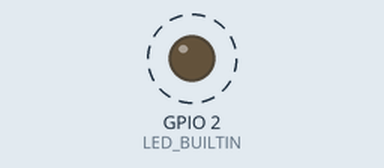
This sketch was run on a simulated ESP32. Parts: output pins drawn as LEDs (lit = HIGH). Dashed ring = blinking. WiFi joins after 1.5 s; servers stay silent unless stated; what the sketch prints to the serial monitor is not drawn.

Above: at 2.0 s.
Timing chart, 0 to 6.1 s (numbered marks = the images above):
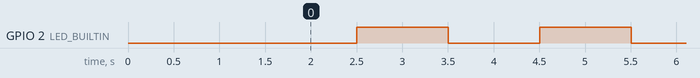

Measured:
- by itself, GPIO 2 (LED_BUILTIN): alternates HIGH for 1.0 s and LOW for 1.0 s

The sketch:

diy13-3-2.ino
```cpp
#include <WiFi.h>
#include <ArduinoOTA.h>

const char* ssid = "Wi-Fi網路名稱";
const char* password = "Wi-Fi密碼";

void setup() {
  Serial.begin(115200);
  pinMode(LED_BUILTIN, OUTPUT);  // 內建的LED腳設成輸出模式
  WiFi.mode(WIFI_STA);
  WiFi.begin(ssid, password);
  while (WiFi.waitForConnectResult() != WL_CONNECTED) {
    Serial.println(".");
    delay(500);
  }
  Serial.print("IP位址：");
  Serial.println(WiFi.localIP());

  ArduinoOTA.setHostname("ESP32 IoT");
  ArduinoOTA.setPassword("12345");
  ArduinoOTA.begin();
}

void loop() {
  ArduinoOTA.handle();
  // 加入閃爍LED的程式
  digitalWrite(LED_BUILTIN, LOW);
  delay(1000);
  digitalWrite(LED_BUILTIN, HIGH);
  delay(1000);
}
```
